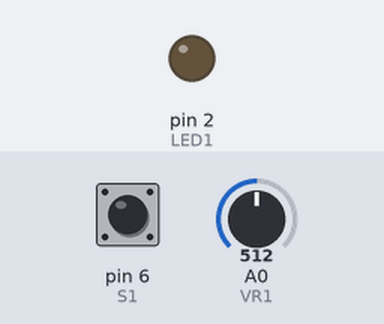
Bench run of a sketch on a simulated Arduino Uno, built with avr-gcc and run on an emulated ATmega328P. On the bench: output pins drawn as LEDs (lit = HIGH). Dashed ring = blinking. The inputs (shaded band) are chosen by the test bench; at power-on: pin 6 (S1) HIGH, A0 (VR1) = 512.

Above: at 1.2 s.
1.3 s: pin 6 (S1) pulled LOW for 1 s
At 1.37 s:
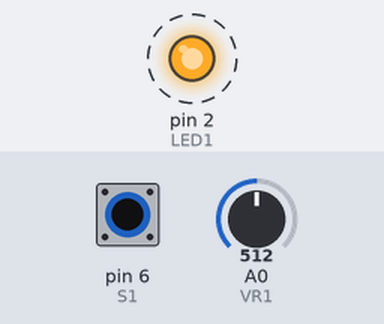
4.3 s: pin 6 (S1) pulled LOW for 3.2 s
At 8.7 s:
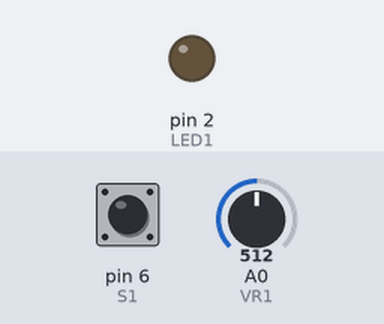
Timing chart, 0 to 10.2 s (numbered marks = the images above; inputs shaded):
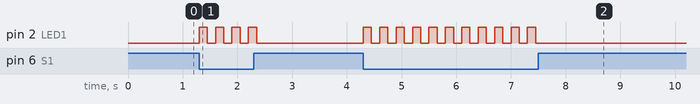

Measured:
- after the input at 1.3 s, pin 2 (LED1): alternates HIGH for 0.15 s and LOW for 0.15 s, 8 changes in all, then stays LOW, starting at once
- after the input at 4.3 s, pin 2 (LED1): alternates HIGH for 0.15 s and LOW for 0.15 s, 22 changes in all, then stays LOW, starting at once

The sketch:

Midterm_Program_3.ino
```cpp
/*  Title: Midterm Program #3
 *  Purpose: Flash an LED while a switch is pressed and potentiometer varies the speed
 *  Author: Andy Davis
 *  Date: 5/8/2021
 *  LED1 connected to D2
 *  S1 connected to D6
 *  VR1 connected to A0
 */

#include "Stemtera_io.h"

int flashRate;

void setup() {
  pinMode(LED1,OUTPUT);
  pinMode(S1, INPUT_PULLUP);
}

void loop() {
  while(!digitalRead(S1)){
    flashRate = map(analogRead(VR1),0,1023,250,50);
    flashLED(LED1, flashRate, 0);
  }
  digitalWrite(LED1, LOW);
}
```

Stemtera_io.h
```cpp
/*  Header file for the Stemtera IOs
 *  This is to be used with the helper board provided by Prof. Thoen
 */

//LEDs
const int LED1 = 2;
const int LED2 = 3;
const int LED3 = 4;
const int LED4 = 5;

//Push buttons
const int S1 = 6;
const int S2 = 7;
const int S3 = 8;
const int S4 = 9;

//Slide Switches
const int S5 = 10;
const int S6 = 11;

//Speaker
const int SPKR = 12;

//Neopixel Strip
const int NEO = 13;

//Potentiometers - Variable Resistors
const int VR1 = A0;
const int VR2 = A1;

//LDR
const int LDR1 = A2;

//Buzzer
const int BZ1 = A3;

//Debounce function
void debounce(int swtch){
  while(digitalRead(swtch))
  delay(25);
  while(!digitalRead(swtch))
  delay(50);
}

//Flash LED function
void flashLED(int led, int rate, int times){
  if(times == 0){
    digitalWrite(led, !digitalRead(led));
    delay(rate);
    digitalWrite(led, !digitalRead(led));
    delay(rate);
  }
  else{
    for(int i = 0; i < times; i++){
    digitalWrite(led, !digitalRead(led));
    delay(rate);
    digitalWrite(led, !digitalRead(led));
    delay(rate);
    }
  }
}
```
